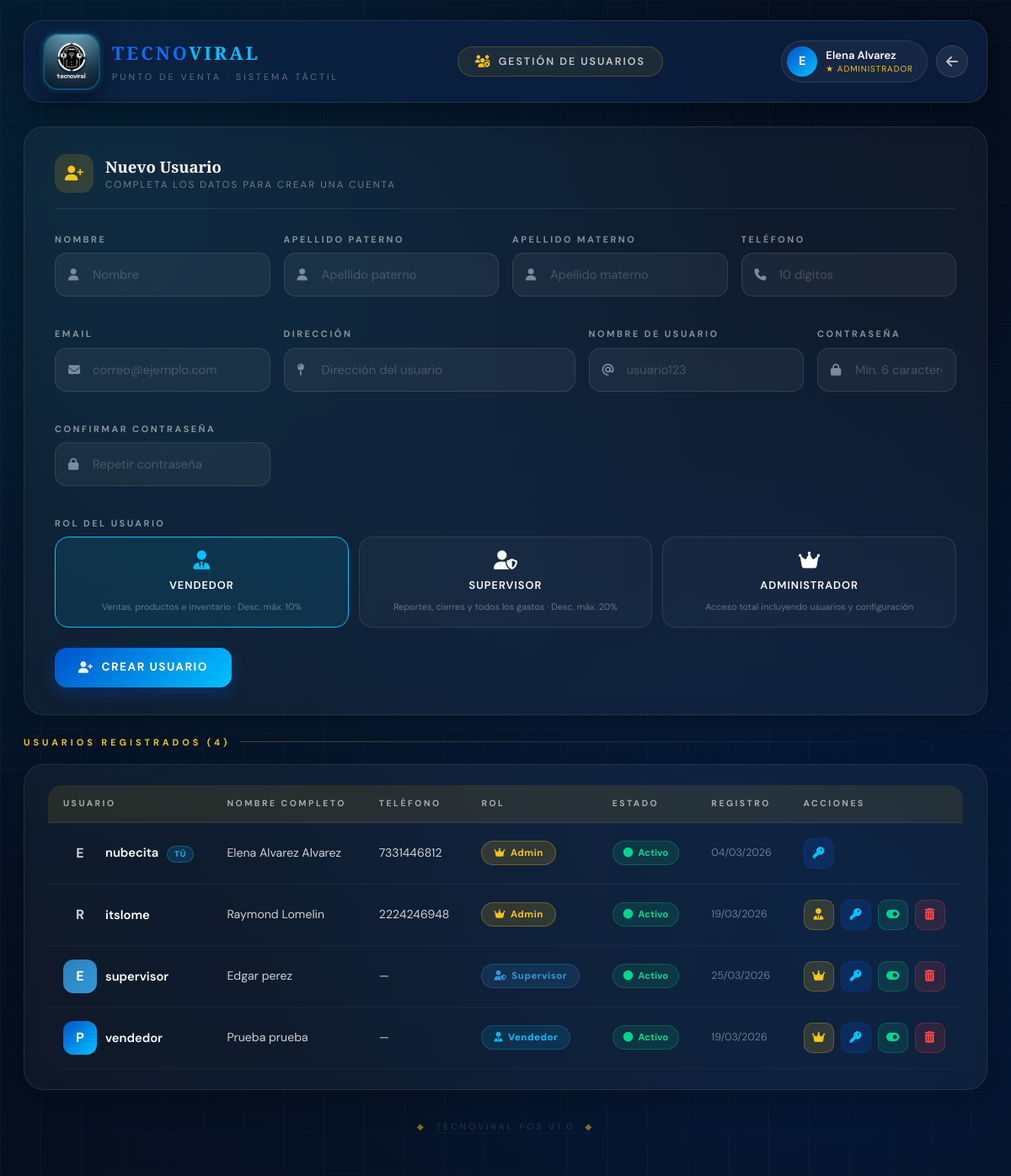
Page /electronica_bd/usuarios.php (signed in) on the committed database.
### tables this page shows
CREATE TABLE `usuarios` (
  `id` int(11) NOT NULL,
  `nombre` varchar(50) NOT NULL,
  `apellido_paterno` varchar(50) NOT NULL,
  `apellido_materno` varchar(50) DEFAULT NULL,
  `direccion` text NOT NULL,
  `telefono` varchar(15) NOT NULL,
  `email` varchar(100) NOT NULL,
  `nombre_usuario` varchar(50) NOT NULL,
  `contrasena` varchar(255) NOT NULL,
  `rol` enum('vendedor','supervisor','administrador') DEFAULT 'vendedor',
  `fecha_registro` timestamp NOT NULL DEFAULT current_timestamp(),
  `activo` tinyint(1) DEFAULT 1
);

### electronica_bd/usuarios.php (the view, shortened to what this page needs)
<?php
require_once 'conexion.php';
    ?>
    <?php
$user_nombre = $_SESSION['user_nombre'];
$result_usuarios = mysqli_query($conn, "SELECT * FROM usuarios ORDER BY rol DESC, nombre ASC");
$total_usuarios  = mysqli_num_rows($result_usuarios);
?>
<!DOCTYPE html>
<html lang="es">
<head>
    <link href="https://cdn.jsdelivr.net/npm/bootstrap@5.3.2/dist/css/bootstrap.min.css" rel="stylesheet">
    <link href="https://cdnjs.cloudflare.com/ajax/libs/font-awesome/6.5.0/css/all.min.css" rel="stylesheet">
</head>
<body>
<div class="bg-canvas"></div>
<div class="bg-grid"></div>
<div class="page-wrap">
    <div class="topbar anim anim-1">
        <a href="menu_principal.php" class="brand-row" style="text-decoration:none;">
            <img src="imagenes/logoe.jpeg" alt="TecnoViral" class="logo-img"
                 onerror="this.src='https://placehold.co/68x68/0052cc/fff?text=TV'">
            <div>
                <div class="brand-name">TECNO<span>VIRAL</span></div>
                <div class="brand-sub">Punto de Venta · Sistema Táctil</div>
            </div>
        </a>
        <div class="page-pill">
            <i class="fas fa-users-gear"></i>
            <span>Gestión de Usuarios</span>
        </div>
        <div class="topbar-right">
            <div class="user-chip">
                <div class="user-avatar"><?php echo strtoupper(substr($user_nombre,0,1)); ?></div>
                <div>
                    <div class="u-name"><?php echo htmlspecialchars($user_nombre); ?></div>
                    <div class="u-role">★ Administrador</div>
                </div>
            </div>
            <a href="menu_principal.php" class="btn-back" title="Regresar al menú">
                <i class="fas fa-arrow-left"></i>
            </a>
        </div>
    </div>
    <div class="glass-card anim anim-2">
        <div class="card-header-tv">
            <div class="ch-ico"><i class="fas fa-user-plus"></i></div>
            <div>
                <div class="ch-title">Nuevo Usuario</div>
                <div class="ch-sub">Completa los datos para crear una cuenta</div>
            </div>
        </div>
        <form method="POST" action="">
            <div class="row g-3">
                <div class="col-md-3">
                    <label class="field-label">Nombre</label>
                    <div class="field-wrap">
                        <input type="text" name="nombre" required placeholder="Nombre">
                        <i class="fas fa-user f-ico"></i>
                    </div>
                </div>
                <div class="col-md-3">
                    <label class="field-label">Apellido Paterno</label>
                    <div class="field-wrap">
                        <input type="text" name="apellido_paterno" required placeholder="Apellido paterno">
                        <i class="fas fa-user f-ico"></i>
                    </div>
                </div>
                <div class="col-md-3">
                    <label class="field-label">Apellido Materno</label>
                    <div class="field-wrap">
                        <input type="text" name="apellido_materno" placeholder="Apellido materno">
                        <i class="fas fa-user f-ico"></i>
                    </div>
                </div>
                <div class="col-md-3">
                    <label class="field-label">Teléfono</label>
                    <div class="field-wrap">
                        <input type="tel" name="telefono" placeholder="10 dígitos">
                        <i class="fas fa-phone f-ico"></i>
                    </div>
                </div>
                <div class="col-md-3">
                    <label class="field-label">Email</label>
                    <div class="field-wrap">
                        <input type="email" name="email" placeholder="correo@ejemplo.com">
                        <i class="fas fa-envelope f-ico"></i>
                    </div>
                </div>
                <div class="col-md-4">
                    <label class="field-label">Dirección</label>
                    <div class="field-wrap">
                        <input type="text" name="direccion" placeholder="Dirección del usuario">
                        <i class="fas fa-map-pin f-ico"></i>
                    </div>
                </div>
                <div class="col-md-3">
                    <label class="field-label">Nombre de Usuario</label>
                    <div class="field-wrap">
                        <input type="text" name="nombre_usuario" required placeholder="usuario123">
                        <i class="fas fa-at f-ico"></i>
                    </div>
                </div>
                <div class="col-md-2">
                    <label class="field-label">Contraseña</label>
                    <div class="field-wrap">
                        <input type="password" name="contrasena" required placeholder="Mín. 6 caracteres">
                        <i class="fas fa-lock f-ico"></i>
                    </div>
                </div>
                <div class="col-md-3">
                    <label class="field-label">Confirmar Contraseña</label>
                    <div class="field-wrap">
                        <input type="password" name="confirmar_contrasena" required placeholder="Repetir contraseña">
                        <i class="fas fa-lock f-ico"></i>
                    </div>
                </div>
                <div class="col-12">
                    <label class="field-label">Rol del Usuario</label>
                    <div class="rol-selector">
                        <div class="rol-option">
                            <label for="rol_vendedor" class="vendedor-lbl">
                                <i class="fas fa-user-tie"></i>
                                <span>Vendedor</span>
                                <small>Ventas, productos e inventario · Desc. máx. 10%</small>
                            </label>
                        </div>
                        <div class="rol-option">
                            <label for="rol_supervisor" class="supervisor-lbl">
                                <i class="fas fa-user-shield"></i>
                                <span>Supervisor</span>
                                <small>Reportes, cierres y todos los gastos · Desc. máx. 20%</small>
                            </label>
                        </div>
                        <div class="rol-option">
                            <label for="rol_admin" class="admin-lbl">
                                <i class="fas fa-crown"></i>
                                <span>Administrador</span>
                                <small>Acceso total incluyendo usuarios y configuración</small>
                            </label>
                        </div>
                    </div>
                </div>
            </div>
            <div class="mt-4">
                <button type="submit" class="btn-tv btn-save">
                    <i class="fas fa-user-plus"></i> Crear Usuario
                </button>
            </div>
        </form>
    </div>
    <div class="section-head anim anim-3">
        <div class="s-label">Usuarios registrados (<?php echo $total_usuarios; ?>)</div>
        <div class="s-line"></div>
    </div>
    <div class="glass-card anim anim-3" style="padding: 24px 28px;">
        <div class="table-wrap">
            <table class="tv-table">
                <thead>
                    <tr>
                        <th>Usuario</th>
                        <th>Nombre completo</th>
                        <th>Teléfono</th>
                        <th>Rol</th>
                        <th>Estado</th>
                        <th>Registro</th>
                        <th>Acciones</th>
                    </tr>
                </thead>
                <tbody>
                <?php while ($u = mysqli_fetch_assoc($result_usuarios)): ?>
                    <tr>
                        <td data-label="Usuario">
                            <div style="display:flex;align-items:center;gap:10px;">
                                <div class="tbl-avatar <?php echo $u['rol']; ?>">
                                    <?php echo strtoupper(substr($u['nombre'],0,1)); ?>
                                </div>
                                <div>
                                    <div class="user-name">
                                        <?php echo htmlspecialchars($u['nombre_usuario']); ?>
                                        <?php if ($u['id'] == $_SESSION['user_id']): ?>
                                        <span class="yo-badge">Tú</span>
                                        <?php endif; ?>
                                    </div>
                                </div>
                            </div>
                        </td>
                        <td data-label="Nombre">
                            <?php echo htmlspecialchars($u['nombre'] . ' ' . $u['apellido_paterno'] . ' ' . $u['apellido_materno']); ?>
                        </td>
                        <td data-label="Teléfono">
                            <?php echo $u['telefono'] ?: '—'; ?>
                        </td>
                        <td data-label="Rol">
                            <?php if ($u['rol'] == 'administrador'): ?>
                                <span class="rol-badge rol-admin"><i class="fas fa-crown"></i> Admin</span>
                            <?php elseif ($u['rol'] == 'supervisor'): ?>
                                <span class="rol-badge rol-supervisor"><i class="fas fa-user-shield"></i> Supervisor</span>
                            <?php else: ?>
                                <span class="rol-badge rol-vendedor"><i class="fas fa-user-tie"></i> Vendedor</span>
                            <?php endif; ?>
                        </td>
                        <td data-label="Estado">
                            <?php if ($u['activo']): ?>
                                <span class="estado-badge estado-on"><i class="fas fa-circle"></i> Activo</span>
                            <?php else: ?>
                                <span class="estado-badge estado-off"><i class="fas fa-circle"></i> Inactivo</span>
                            <?php endif; ?>
                        </td>
                        <td data-label="Registro" style="font-size:.78rem;color:rgba(255,255,255,.4);">
                            <?php echo date('d/m/Y', strtotime($u['fecha_registro'])); ?>
                        </td>
                        <td data-label="Acciones">
                            <div class="action-btns">
                                <?php if ($u['id'] != $_SESSION['user_id']): ?>
                                <form method="POST" style="display:inline;">
                                    <button type="submit" class="btn-act btn-rol"
                                        title="<?php echo $u['rol'] == 'administrador' ? 'Cambiar a Vendedor' : ($u['rol'] == 'supervisor' ? 'Cambiar a Admin' : 'Cambiar a Supervisor'); ?>"
                                        onclick="return confirm('¿Cambiar rol de <?php echo htmlspecialchars($u['nombre_usuario']); ?>?')">
                                        <i class="fas fa-<?php echo $u['rol'] == 'administrador' ? 'user-tie' : 'crown'; ?>"></i>
                                    </button>
                                </form>
                                <?php endif; ?>
                                <button class="btn-act btn-pass" title="Cambiar contraseña"
                                    onclick="abrirModalPass(<?php echo $u['id']; ?>, '<?php echo htmlspecialchars($u['nombre_usuario']); ?>')">
                                    <i class="fas fa-key"></i>
                                </button>
                                <?php if ($u['id'] != $_SESSION['user_id']): ?>
                                <form method="POST" style="display:inline;">
                                    <button type="submit" class="btn-act btn-toggle <?php echo $u['activo'] ? '' : 'off'; ?>"
                                        title="<?php echo $u['activo'] ? 'Desactivar' : 'Activar'; ?>"
                                        onclick="return confirm('¿<?php echo $u['activo'] ? 'Desactivar' : 'Activar'; ?> a <?php echo htmlspecialchars($u['nombre_usuario']); ?>?')">
                                        <i class="fas fa-<?php echo $u['activo'] ? 'toggle-on' : 'toggle-off'; ?>"></i>
                                    </button>
                                </form>
                                <form method="POST" style="display:inline;">
                                    <button type="submit" class="btn-act btn-del" title="Eliminar usuario"
                                        onclick="return confirm('¿Eliminar permanentemente a <?php echo htmlspecialchars($u['nombre_usuario']); ?>?')">
                                        <i class="fas fa-trash-can"></i>
                                    </button>
                                </form>
                                <?php endif; ?>
                            </div>
                        </td>
                    </tr>
                <?php endwhile; ?>
                </tbody>
            </table>
        </div>
    </div>
    <div class="page-footer">
        <span>◆</span> &nbsp;TecnoViral POS v1.0 &nbsp;<span>◆</span>
    </div>
</div>
</body>
</html>

### rows in the picture
usuarios: nombre "E", nombre_usuario "nubecita", shows "TÚ", nombre+apellido_paterno+apellido_materno "Elena Alvarez Alvarez", telefono "7331446812", rol "administrador" (drawn), activo 1 (drawn), fecha_registro "04/03/2026"
usuarios: nombre "R", nombre_usuario "itslome", nombre+apellido_paterno+apellido_materno "Raymond Lomelin", telefono "2224246948", rol "administrador" (drawn), activo 1 (drawn), fecha_registro "19/03/2026"
usuarios: nombre "E", nombre_usuario "supervisor", nombre+apellido_paterno+apellido_materno "Edgar perez", telefono "—", rol "supervisor" (drawn), activo 1 (drawn), fecha_registro "25/03/2026"
usuarios: nombre "P", nombre_usuario "vendedor", nombre+apellido_paterno+apellido_materno "Prueba prueba", telefono "—", rol "vendedor" (drawn), activo 1 (drawn), fecha_registro "19/03/2026"

### other values in the picture
substr($user_nombre,0,1) "E"
$user_nombre "Elena Alvarez"
$total_usuarios "4"
